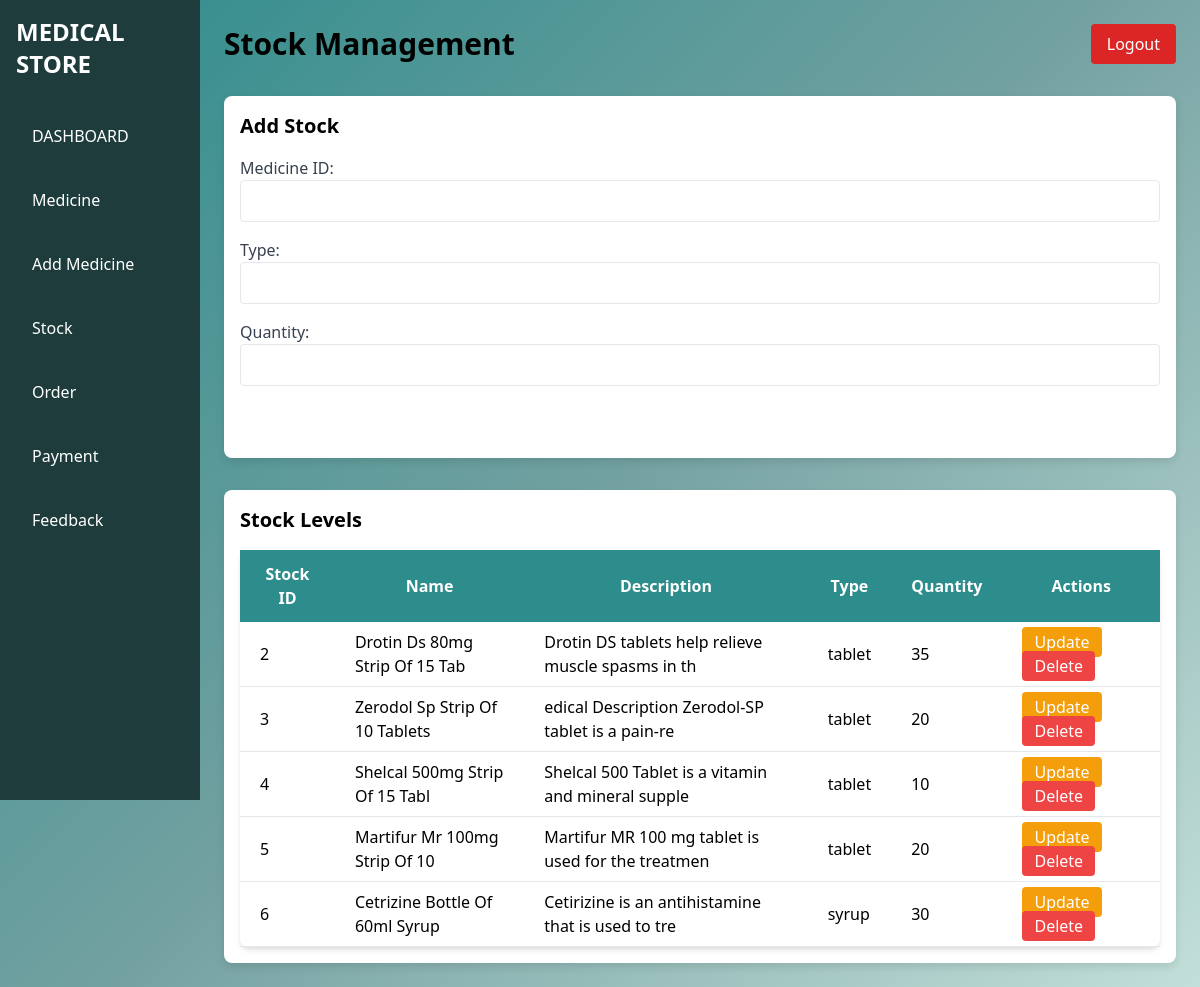
Before: /stock.php with the older database file.
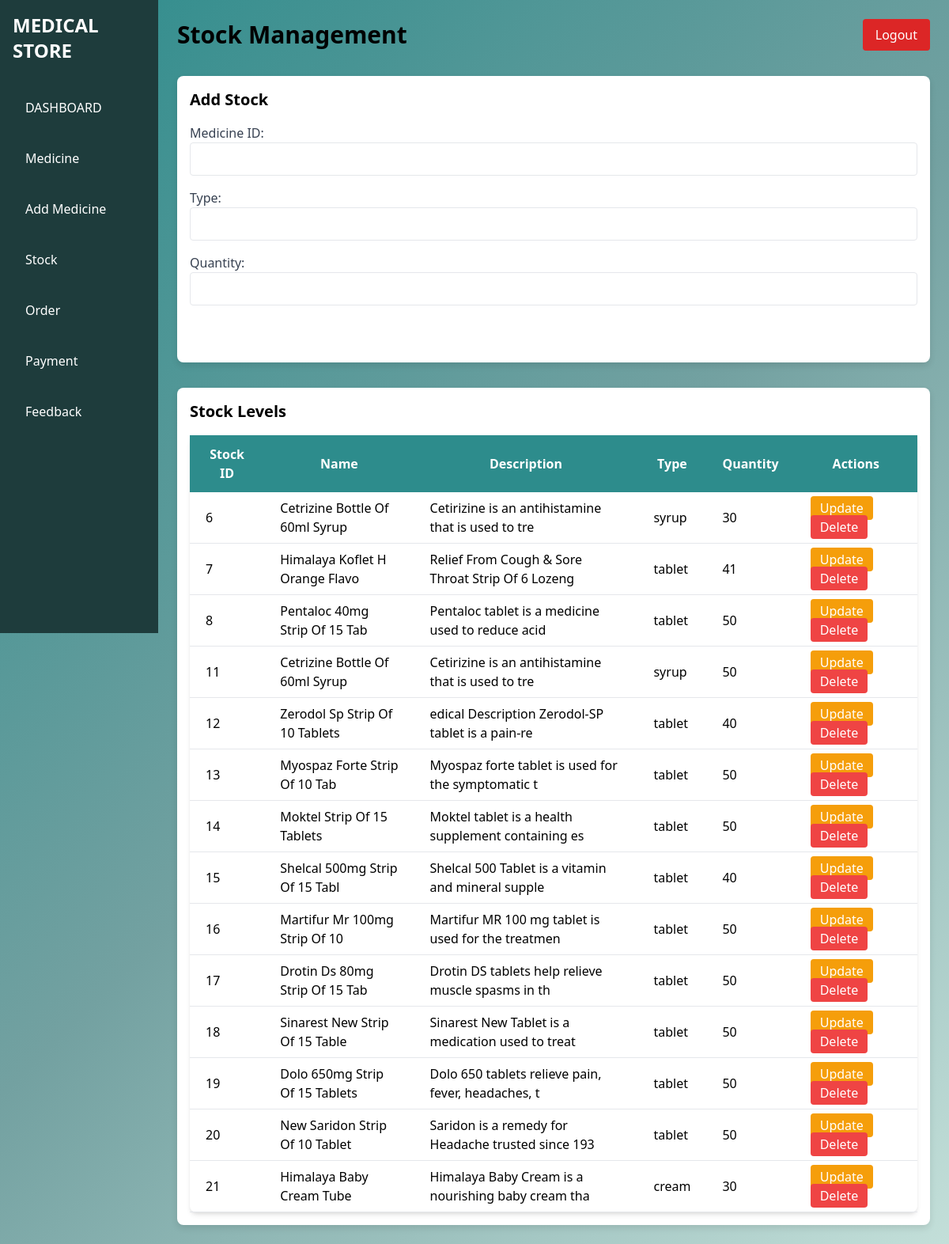
After: the same page with the newer database file.
### tables this page shows
CREATE TABLE `stock` (
  `stock_id` int(11) NOT NULL,
  `name` varchar(20) NOT NULL,
  `description` varchar(20) NOT NULL,
  `type` varchar(20) NOT NULL,
  `quantity` int(20) NOT NULL,
  `med_id` int(11) DEFAULT NULL
);

CREATE TABLE `medicines` (
  `med_id` int(11) NOT NULL,
  `name` varchar(30) NOT NULL,
  `description` varchar(50) NOT NULL,
  `type` varchar(20) NOT NULL,
  `quantity` int(10) NOT NULL,
  `exp_date` date NOT NULL,
  `mfg_date` date NOT NULL,
  `price` int(20) NOT NULL,
  `image_path` varchar(255) DEFAULT NULL
);

### stock.php (the view, shortened to what the changed rows need)
<?php
include 'connection.php';
$sql = "SELECT stock.stock_id, medicines.name, medicines.description, stock.type, stock.quantity
        FROM stock
        JOIN medicines ON stock.med_id = medicines.med_id";
$result = $conn->query($sql);
?>
<!DOCTYPE html>
<html lang="en">
<head>
    <link href="https://cdn.jsdelivr.net/npm/tailwindcss@2.2.19/dist/tailwind.min.css" rel="stylesheet">
</head>
<body class="custom-bg">
    <div class="flex">
        <div class="w-1/6 custom-sidebar text-white h-screen">
            <div class="p-4">
                <h1 class="text-2xl font-bold">MEDICAL STORE</h1>
            </div>
        </div>
        <div class="w-5/6 p-6">
            <div class="flex justify-between items-center">
                <h2 class="text-3xl font-bold">Stock Management</h2>
            </div>
            <div class="mt-8">
                <div class="custom-card p-4">
                    <div class="flex justify-start items-start">
                        <table class="min-w-full bg-white shadow-md rounded-lg">
                            <thead class="table-header">
                                <tr>
                                    <th class="py-3 px-5">Stock ID</th>
                                    <th class="py-3 px-5">Name</th>
                                    <th class="py-3 px-5">Description</th>
                                    <th class="py-3 px-5">Type</th>
                                    <th class="py-3 px-5">Quantity</th>
                                    <th class="py-3 px-5">Actions</th>
                                </tr>
                            </thead>
                            <tbody>
                                <?php
                                if ($result->num_rows > 0) {
                                    while($row = $result->fetch_assoc()) {
                                        echo "<tr class='border-b hover:bg-teal-50'>";
                                        echo "<td class='py-2 px-5'>" . htmlspecialchars($row["stock_id"]) . "</td>";
                                        echo "<td class='py-2 px-5'>" . htmlspecialchars($row["name"]) . "</td>";
                                        echo "<td class='py-2 px-5'>" . htmlspecialchars($row["description"]) . "</td>";
                                        echo "<td class='py-2 px-5'>" . htmlspecialchars($row["type"]) . "</td>";
                                        echo "<td class='py-2 px-5'>" . htmlspecialchars($row["quantity"]) . "</td>";
                                        echo "<td class='py-2 px-5'>";
                                        echo "<a href='update_stock.php?stock_id=" . htmlspecialchars($row["stock_id"]) . "' class='bg-yellow-500 text-white py-1 px-3 rounded'>Update</a> ";
                                        echo "<a href='delete_stock.php?stock_id=" . htmlspecialchars($row["stock_id"]) . "' class='bg-red-500 text-white py-1 px-3 rounded'>Delete</a>";
                                        echo "</td>";
                                        echo "</tr>";
                                    }
                                } else {
                                    echo "<tr><td colspan='6' class='py-2 px-4 text-center'>No stock found</td></tr>";
                                }
                                ?>
                            </tbody>
                        </table>
                    </div>
                </div>
            </div>
        </div>
    </div>
</body>
</html>

Changed rows visible on the page:
removed stock: stock_id "2", med.name "Drotin Ds 80mg Strip Of 15 Tab", med.description "Drotin DS tablets help relieve muscle spasms in th", type "tablet", quantity "35"
removed stock: stock_id "3", med.name "Zerodol Sp Strip Of 10 Tablets", med.description "edical Description Zerodol-SP tablet is a pain-re", type "tablet", quantity "20"
removed stock: stock_id "4", med.name "Shelcal 500mg Strip Of 15 Tabl", med.description "Shelcal 500 Tablet is a vitamin and mineral supple", type "tablet", quantity "10"
removed stock: stock_id "5", med.name "Martifur Mr 100mg Strip Of 10", med.description "Martifur MR 100 mg tablet is used for the treatmen", type "tablet", quantity "20"
added stock: stock_id "7", med.name "Himalaya Koflet H Orange Flavo", med.description "Relief From Cough & Sore Throat Strip Of 6 Lozeng", type "tablet", quantity "41"
added stock: stock_id "8", med.name "Pentaloc 40mg Strip Of 15 Tab", med.description "Pentaloc tablet is a medicine used to reduce acid", type "tablet", quantity "50"
added stock: stock_id "11", med.name "Cetrizine Bottle Of 60ml Syrup", med.description "Cetirizine is an antihistamine that is used to tre", type "syrup", quantity "50"
added stock: stock_id "12", med.name "Zerodol Sp Strip Of 10 Tablets", med.description "edical Description Zerodol-SP tablet is a pain-re", type "tablet", quantity "40"
added stock: stock_id "13", med.name "Myospaz Forte Strip Of 10 Tab", med.description "Myospaz forte tablet is used for the symptomatic t", type "tablet", quantity "50"
added stock: stock_id "14", med.name "Moktel Strip Of 15 Tablets", med.description "Moktel tablet is a health supplement containing es", type "tablet", quantity "50"
added stock: stock_id "15", med.name "Shelcal 500mg Strip Of 15 Tabl", med.description "Shelcal 500 Tablet is a vitamin and mineral supple", type "tablet", quantity "40"
added stock: stock_id "16", med.name "Martifur Mr 100mg Strip Of 10", med.description "Martifur MR 100 mg tablet is used for the treatmen", type "tablet", quantity "50"
added stock: stock_id "17", med.name "Drotin Ds 80mg Strip Of 15 Tab", med.description "Drotin DS tablets help relieve muscle spasms in th", type "tablet", quantity "50"
added stock: stock_id "18", med.name "Sinarest New Strip Of 15 Table", med.description "Sinarest New Tablet is a medication used to treat", type "tablet", quantity "50"
added stock: stock_id "19", med.name "Dolo 650mg Strip Of 15 Tablets", med.description "Dolo 650 tablets relieve pain, fever, headaches, t", type "tablet", quantity "50"
added stock: stock_id "20", med.name "New Saridon Strip Of 10 Tablet", med.description "Saridon is a remedy for Headache trusted since 193", type "tablet", quantity "50"
added stock: stock_id "21", med.name "Himalaya Baby Cream Tube", med.description "Himalaya Baby Cream is a nourishing baby cream tha", type "cream", quantity "30"
